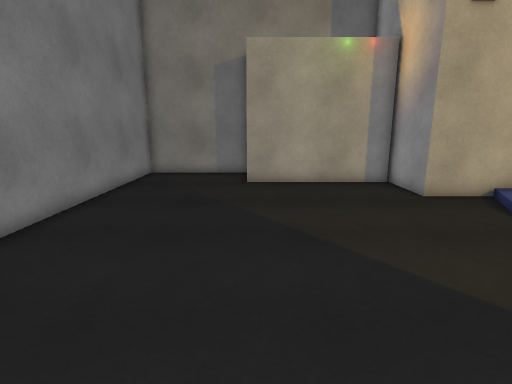
[1] (above)

16 first-person views from a walk through a 3-D level made in the Unity game engine. The camera is 1.5 m above the floor, tilts 12° down and sees 80° across. The floor is counted in squares, 0.6 m on a side. Each view is taken from the middle of a square. On the plan, view 1 faces up. The plan holds only what a view shows up to about 19 squares ahead; the rest is blank. The place goes on beyond the plan. The player character is not drawn. Surface patterns are stand-ins for the level's own textures.

[2]
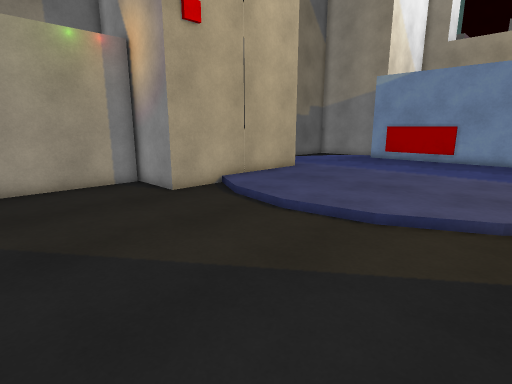

[3]
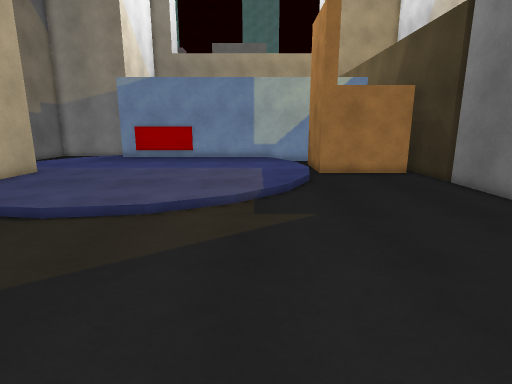

[4]
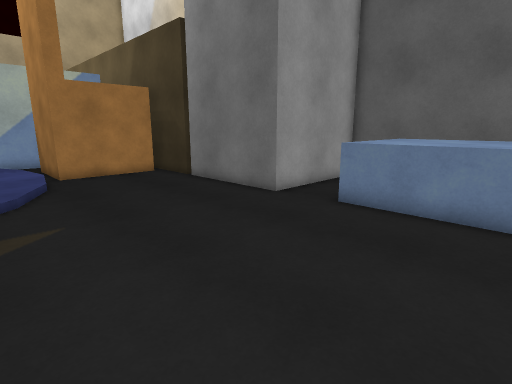

[5]
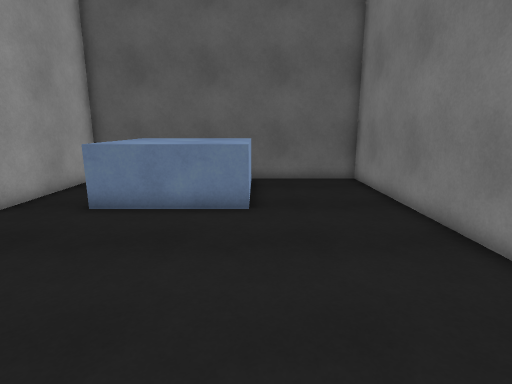

[6]
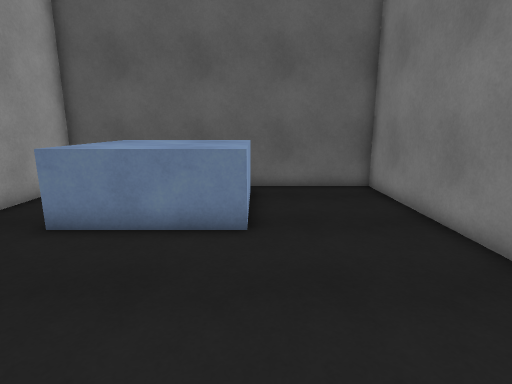

[7]
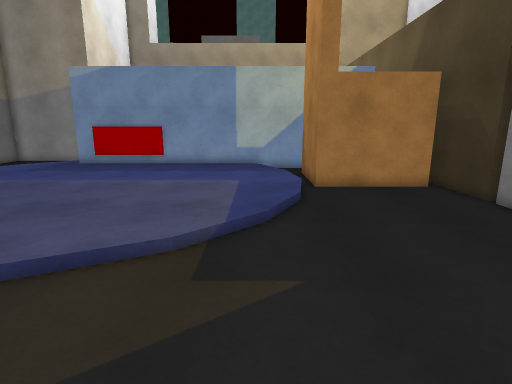

[8]
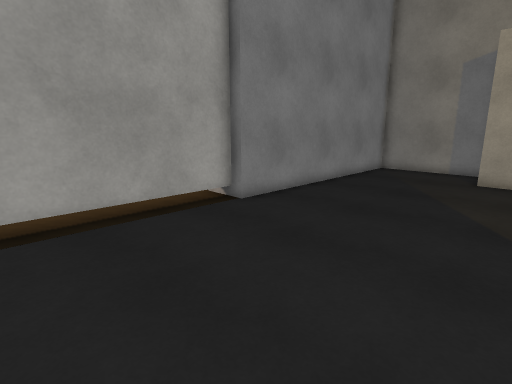

[9]
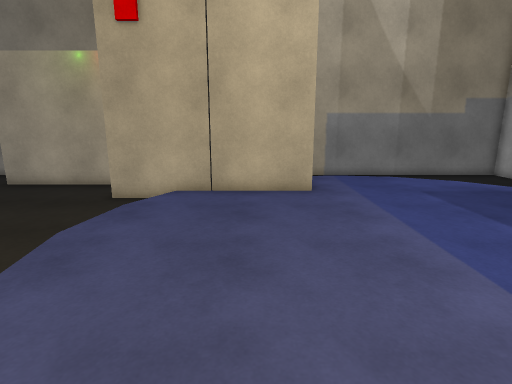

[10]
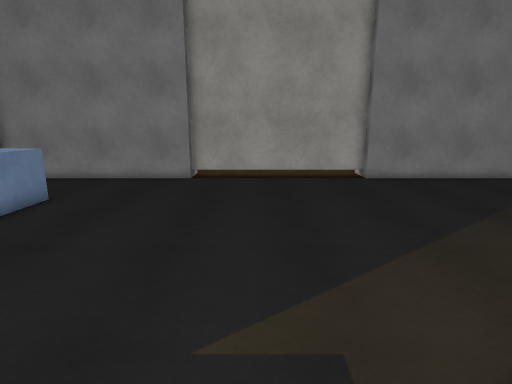

[11]
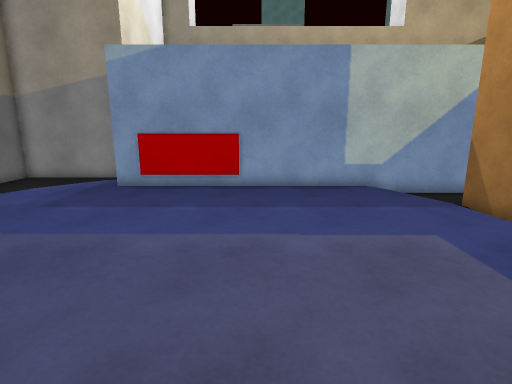

[12]
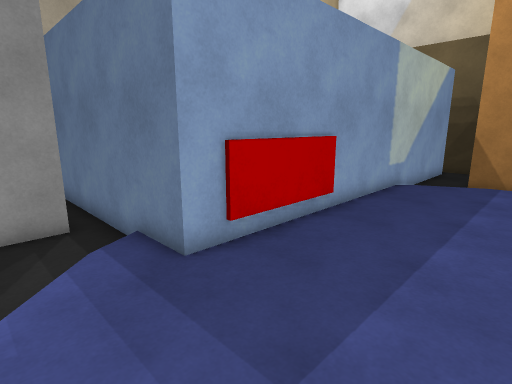

[13]
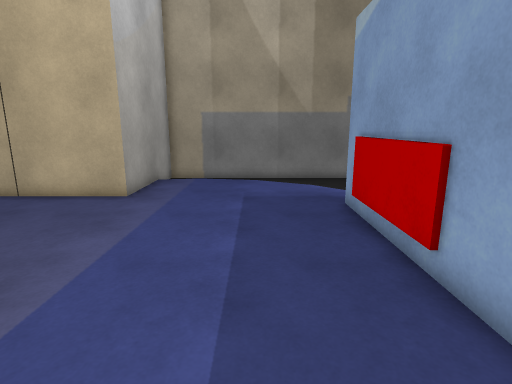

[14]
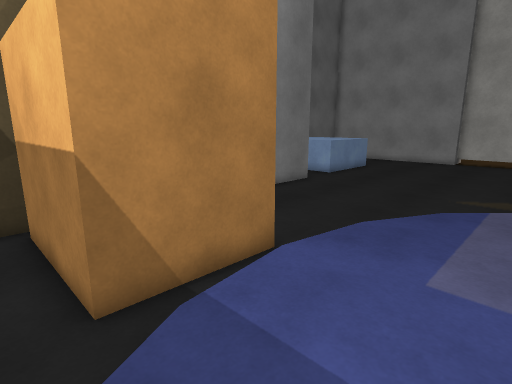

[15]
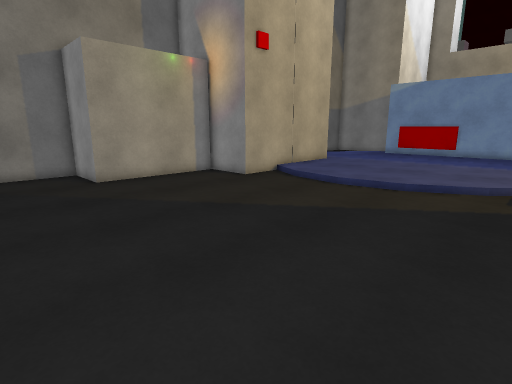

[16]
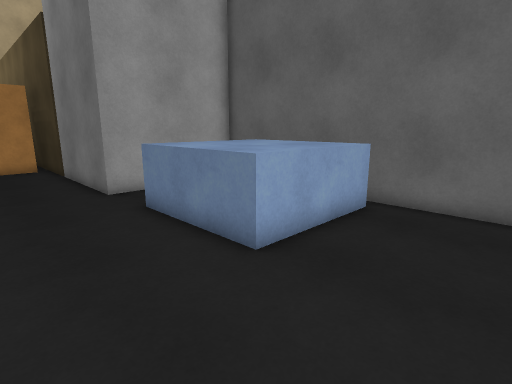

### Floor plan
Key: @ floor where view 1 was taken; # wall or solid block; . main floor; : floor 0.25 m higher than the main floor; / step, stairs or slope; ^ raised ledge.
Columns run from 6 left of view 1 to 26 right of it. Each row starts with its distance up from view 1.
 17 #######             #############
 16 #.....#             #     ......#
 15 #.....#             #///.   ....#
 14 #.....#######       #:::::/  ...#
 13 #...........#       #:::::::/...#
 12 #...........#       #::::::::/..#
 11 #...........#########:::::::::..#
 10 #............./:::::::::::::#####
  9 #............./:::::::::::::#
  8 #.............::::::::::::::#
  7 #.............::::::::::::::#
  6 #............/::::::::::::::#
  5 #.............::::::::::::::#
  4 #.............::::::::::::::#
  3 #............./:::::::::::::#
  2 #............./:::::::::::::#
  1 #............../::::::::::::#
  0 #.....@........./:::::::::::#
 -1 #................/::::::::::#
 -2 #................./:::::::/.#
 -3 #....................///....#
 -4 #.....................#####.#
 -5 #.....................#   #.#
 -6 #.....................#   #.#
 -7 #.....................#   #.#
 -8 #.....................#   #.#
 -9 #.....^^^^^..################
-10 #....^^^^^^..#
-11 #....^^^^^^..#
-12 #....^^^^^^ .#
-13 #....^^^^^^ .#
-14 #....^^^^^^  #
-15 ##############

Positions as (right, up) in squares from view 1, and headings:
1: (0, 0), facing up
2: (0, 0), facing up-right
3: (-1, 0), facing right
4: (-1, 0), facing down-right
5: (-1, 0), facing down
6: (-1, -2), facing down
7: (3, -1), facing right
8: (2, -2), facing up-left
9: (12, -1), facing up
10: (11, -1), facing left
11: (9, 4), facing right
12: (17, 13), facing down-right
13: (19, 0), facing up
14: (21, 1), facing down-left
15: (-5, -1), facing up-right
16: (-5, -5), facing down-right
